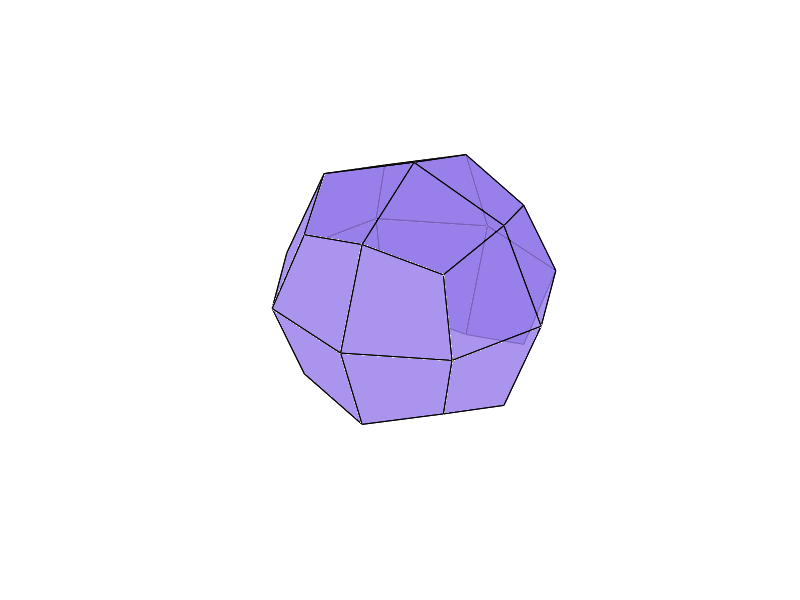
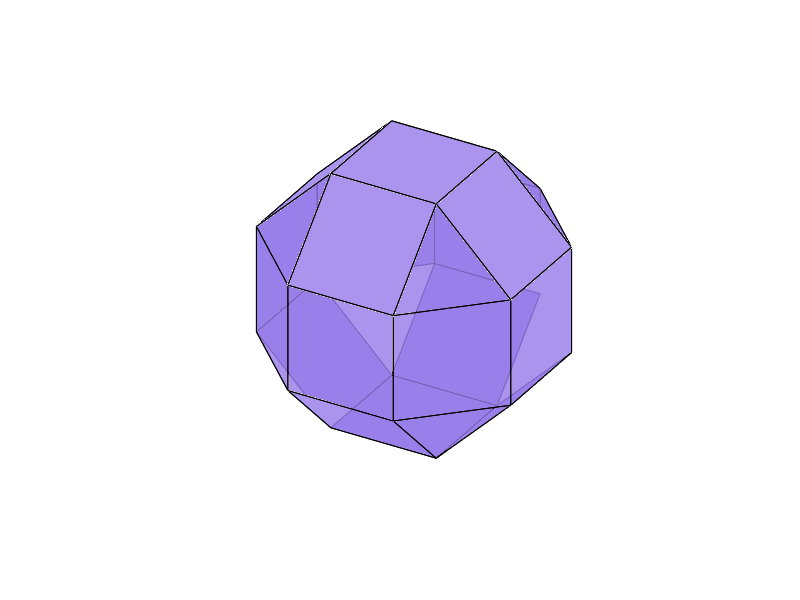

These figures' MATLAB source, in order:
% Author: Osama M. Raisuddin

% This script creates 3D figures of the deltoidal icositetrahedron and its
% dual, the small rhombicuboctahedron



clc
clear 
close all


% Use the high quality renderer to ensure SVG plots are created
set(0, 'defaultFigureRenderer', 'painters')
set(groot, 'defaultFigureRenderer', 'painters')




% Choose the
% color,
% transparency,
% and viewing angle
% for the figures
color = [149, 121, 232]/255;
alpha = 0.8;
view_angle = [120,30];



% Deltoidal icositetrahedron

% Write down the coordinates
sm_del_icos = [
     1, 0, 0;
    -1, 0, 0;
     
     0, 1, 0;
     0,-1, 0;
     
     0, 0, 1;
     0, 0,-1;
     
     
     0, 0.5*sqrt(2), 0.5*sqrt(2);
     0, 0.5*sqrt(2),-0.5*sqrt(2);
     0,-0.5*sqrt(2), 0.5*sqrt(2);
     0,-0.5*sqrt(2),-0.5*sqrt(2);
     
      0.5*sqrt(2), 0.5*sqrt(2),0;
      0.5*sqrt(2),-0.5*sqrt(2),0;
     -0.5*sqrt(2), 0.5*sqrt(2),0;
     -0.5*sqrt(2),-0.5*sqrt(2),0;
     
      0.5*sqrt(2), 0, 0.5*sqrt(2);
      0.5*sqrt(2), 0,-0.5*sqrt(2);
     -0.5*sqrt(2), 0, 0.5*sqrt(2);
     -0.5*sqrt(2), 0,-0.5*sqrt(2);
     
     
     (2*sqrt(2)+1)/7, (2*sqrt(2)+1)/7, (2*sqrt(2)+1)/7;
     (2*sqrt(2)+1)/7, (2*sqrt(2)+1)/7,-(2*sqrt(2)+1)/7;
     (2*sqrt(2)+1)/7,-(2*sqrt(2)+1)/7, (2*sqrt(2)+1)/7;
     (2*sqrt(2)+1)/7,-(2*sqrt(2)+1)/7,-(2*sqrt(2)+1)/7;
     
    -(2*sqrt(2)+1)/7, (2*sqrt(2)+1)/7, (2*sqrt(2)+1)/7;
    -(2*sqrt(2)+1)/7, (2*sqrt(2)+1)/7,-(2*sqrt(2)+1)/7;
    -(2*sqrt(2)+1)/7,-(2*sqrt(2)+1)/7, (2*sqrt(2)+1)/7;
    -(2*sqrt(2)+1)/7,-(2*sqrt(2)+1)/7,-(2*sqrt(2)+1)/7;
    ];


% Generate the connectivity matrix based on the distances between the
% vertices
sm_del_icos_conn_mat = zeros(length(sm_del_icos),length(sm_del_icos));
for i = 1:length(sm_del_icos)
    for j = 1:length(sm_del_icos)
        if i==j
            continue
        end
        if (sum((sm_del_icos(i,:)-sm_del_icos(j,:)).^2,2) < 0.586) && (sum((sm_del_icos(i,:)-sm_del_icos(j,:)).^2,2) ~= 0)
            sm_del_icos_conn_mat(i,j) = 1;
        end
    end
end

% Generate the vertex sets using the connectivity matrix
sm_del_icos_vertex_sets = [];
for i = 1:length(sm_del_icos_conn_mat)
    for j = 1:length(sm_del_icos_conn_mat)
        for k = 1:length(sm_del_icos_conn_mat)
            for l = 1:length(sm_del_icos_conn_mat)
                
                if i==k || j==l
                    continue
                end
                
                if sm_del_icos_conn_mat(i,j) && sm_del_icos_conn_mat(j,k) && sm_del_icos_conn_mat(k,l) && sm_del_icos_conn_mat(l,i)
                    if isempty(sm_del_icos_vertex_sets)
                        sm_del_icos_vertex_sets = [sm_del_icos_vertex_sets;[i,j,k,l]];
                    end
                    if ~ismember(perms([i,j,k,l]),sm_del_icos_vertex_sets,'rows')
                        sm_del_icos_vertex_sets = [sm_del_icos_vertex_sets;[i,j,k,l]];
                    end
                end
            end
        end
    end
end

figure
hold on
axis off
axis equal

% Generate faces of the solids
for i = 1:length(sm_del_icos_vertex_sets)
    fill3(...
        sm_del_icos(sm_del_icos_vertex_sets(i,:),1),...
        sm_del_icos(sm_del_icos_vertex_sets(i,:),2),...
        sm_del_icos(sm_del_icos_vertex_sets(i,:),3),...
        color,...
        'FaceAlpha',alpha)
end

% Set the viewing angle
view(view_angle)







% Small rhombicuboctahedron

% Write down the coordinates
sm_rhm_cub = [
     1, 1, (1+sqrt(2));
     1,-1, (1+sqrt(2));
    -1, 1, (1+sqrt(2));
    -1,-1, (1+sqrt(2));
    
     1, 1,-(1+sqrt(2));
     1,-1,-(1+sqrt(2));
    -1, 1,-(1+sqrt(2));
    -1,-1,-(1+sqrt(2));    
    
     1, (1+sqrt(2)), 1;
     1, (1+sqrt(2)),-1;
    -1, (1+sqrt(2)), 1;
    -1, (1+sqrt(2)),-1;
    
     1,-(1+sqrt(2)), 1;
     1,-(1+sqrt(2)),-1;
    -1,-(1+sqrt(2)), 1;
    -1,-(1+sqrt(2)),-1;
    
     (1+sqrt(2)), 1, 1;
     (1+sqrt(2)), 1,-1;
     (1+sqrt(2)),-1, 1;
     (1+sqrt(2)),-1,-1;
     
    -(1+sqrt(2)), 1, 1;
    -(1+sqrt(2)), 1,-1;
    -(1+sqrt(2)),-1, 1;
    -(1+sqrt(2)),-1,-1;
    ];

% Generate the connectivity matrix based on the distances between the
% vertices
sm_rhm_cub_conn_mat = zeros(length(sm_rhm_cub),length(sm_rhm_cub));
for i = 1:length(sm_rhm_cub)
    for j = 1:length(sm_rhm_cub)
        if i==j
            continue
        end
        if (sum((sm_rhm_cub(i,:)-sm_rhm_cub(j,:)).^2,2) <= 4) && (sum((sm_rhm_cub(i,:)-sm_rhm_cub(j,:)).^2,2) ~= 0)
            sm_rhm_cub_conn_mat(i,j) = 1;
        end
    end
end

% Generate the vertex sets using the connectivity matrix
sm_rhm_cub_vertex_sets_square = [];
sm_rhm_cub_vertex_sets_triangle = [];
% Squares
for i = 1:length(sm_rhm_cub_conn_mat)
    for j = 1:length(sm_rhm_cub_conn_mat)
        for k = 1:length(sm_rhm_cub_conn_mat)
            for l = 1:length(sm_rhm_cub_conn_mat)
                
                if i==k || j==l
                    continue
                end
                
                if sm_rhm_cub_conn_mat(i,j) && sm_rhm_cub_conn_mat(j,k) && sm_rhm_cub_conn_mat(k,l) && sm_rhm_cub_conn_mat(l,i)
                    if isempty(sm_rhm_cub_vertex_sets_square)
                        sm_rhm_cub_vertex_sets_square = [sm_rhm_cub_vertex_sets_square;[i,j,k,l]];
                    end
                    if ~ismember(perms([i,j,k,l]),sm_rhm_cub_vertex_sets_square,'rows')
                        sm_rhm_cub_vertex_sets_square = [sm_rhm_cub_vertex_sets_square;[i,j,k,l]];
                    end
                end
            end
        end
    end
end
% Triangles
for i = 1:length(sm_rhm_cub_conn_mat)
    for j = 1:length(sm_rhm_cub_conn_mat)
        for k = 1:length(sm_rhm_cub_conn_mat)
            if sm_rhm_cub_conn_mat(i,j) && sm_rhm_cub_conn_mat(j,k) && sm_rhm_cub_conn_mat(k,i)
                if isempty(sm_rhm_cub_vertex_sets_triangle)
                    sm_rhm_cub_vertex_sets_triangle = [sm_rhm_cub_vertex_sets_triangle;[i,j,k]];
                end
                if ~ismember(perms([i,j,k]),sm_rhm_cub_vertex_sets_triangle,'rows')
                    sm_rhm_cub_vertex_sets_triangle = [sm_rhm_cub_vertex_sets_triangle;[i,j,k]];
                end
            end
        end
    end
end

figure
hold on
axis off
axis equal

% Generate faces of the solids
% Squares
for i = 1:length(sm_rhm_cub_vertex_sets_square)
    fill3(...
        sm_rhm_cub(sm_rhm_cub_vertex_sets_square(i,:),1),...
        sm_rhm_cub(sm_rhm_cub_vertex_sets_square(i,:),2),...
        sm_rhm_cub(sm_rhm_cub_vertex_sets_square(i,:),3),...
        color,...
        'FaceAlpha',alpha)
end
% Triangles
for i = 1:length(sm_rhm_cub_vertex_sets_triangle)
    fill3(...
        sm_rhm_cub(sm_rhm_cub_vertex_sets_triangle(i,:),1),...
        sm_rhm_cub(sm_rhm_cub_vertex_sets_triangle(i,:),2),...
        sm_rhm_cub(sm_rhm_cub_vertex_sets_triangle(i,:),3),...
        color,...
        'FaceAlpha',alpha)
end

% Set the viewing angle
view(view_angle)

